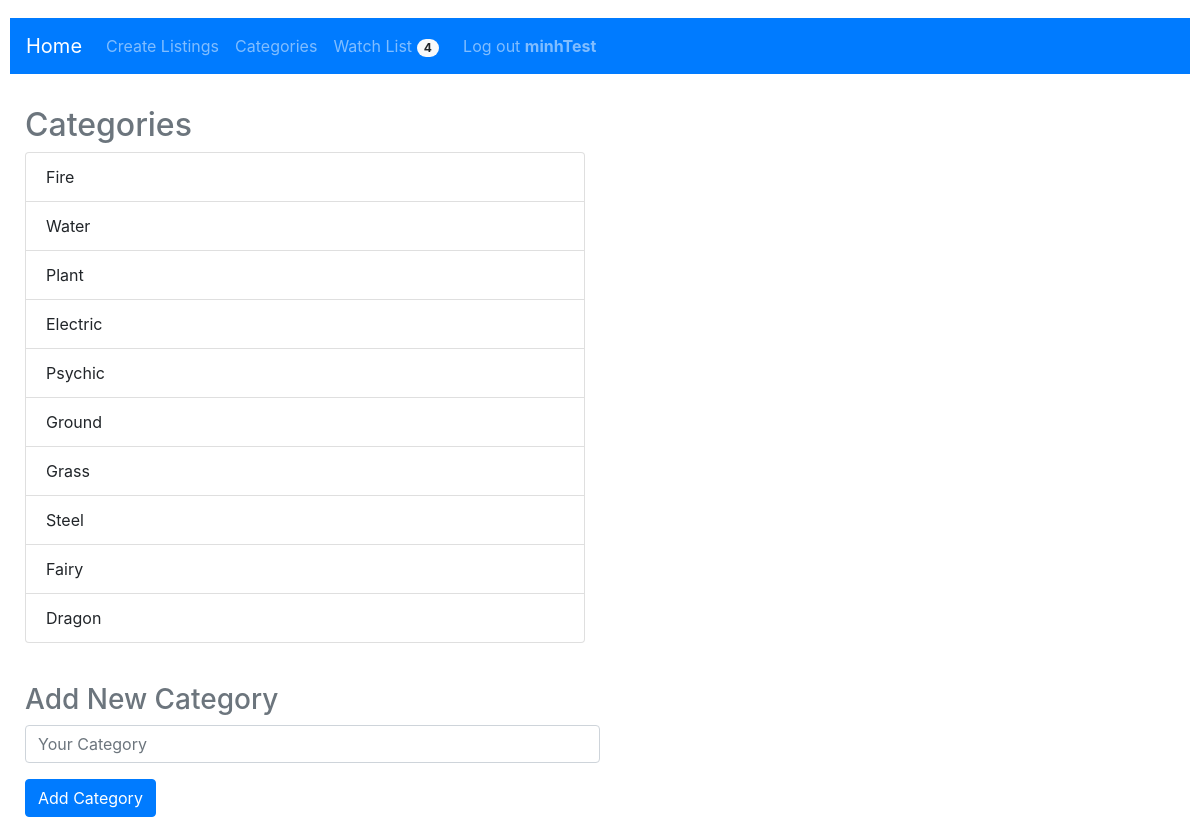
The page /categories (signed in) on the database its author committed.
### auctions/models.py (models this page shows)
class User(AbstractUser):
    pass

class Category(models.Model):
    category_name = models.CharField(max_length=50)
    def __str__(self):
        return self.category_name

### auctions/views.py (the view)
# urls.py: path("categories", views.categories, name="categories"),
def categories(request):
    user = request.user
    watch_list = Watch_List.objects.get(owner=user)
    watch_list_count = watch_list.lists.count()
    if request.method == "GET":
        return render(request, "auctions/categories.html", {
            "categories": Category.objects.all(),
            "watch_list_count": watch_list_count
        })
    elif request.method == "POST":
        new_category = Category.objects.create(category_name=request.POST['category_name'])
        return render(request, "auctions/categories.html", {
            "categories": Category.objects.all(),
            "watch_list_count": watch_list_count
        })

### auctions/templates/auctions/categories.html (shortened to what this page needs)
{% extends "auctions/layout.html" %}
{% block body %}
    <div class="container-fluid">
        <div class="row">
            <div class="col-12 col-md-6">
                <h2 class="text-muted">Categories</h2>
                <ul class="list-group">
                    {% for category in categories %}
                    <li class="list-group-item">{{ category }}</li>
                    {% endfor %}
                </ul>
            </div>
        </div>
        <br>
        <form action="{% url 'categories' %}" method="post">
            <div class="form-group">
                <h3 class="text-muted mt-3">Add New Category</h3>
                <input type="text" class="form-control" id="InputCategory" name="category_name" placeholder="Your Category">
            </div>
            <button type="submit" class="btn btn-primary">Add Category</button>
        </form>
    </div>
{% endblock %}

### auctions/templates/auctions/layout.html (shortened to what this page needs)
{% load static %}
<!DOCTYPE html>
<html lang="en">
    <head>
        <link
            rel="stylesheet"
            href="https://stackpath.bootstrapcdn.com/bootstrap/4.4.1/css/bootstrap.min.css"
        />
        <link href="{% static 'auctions/styles.css' %}" rel="stylesheet">
    </head>
    <body>
        <nav class="navbar navbar-dark navbar-expand-lg navbar-light bg-primary my-2">
            <a class="navbar-brand" href="{% url 'index' %}">Home</a>
            <div class="navbar-nav">
                <a class="nav-link" href="{% url 'create_listing' %}">Create Listings</a>
                <a class="nav-link" href="{% url 'categories' %}">Categories</a>
                {% if user.is_authenticated %}
                    <a class="nav-link mr-2" href="{% url 'watch_list' user.username %}">Watch List <span class="badge badge-pill badge-light">{{ watch_list_count }}</span></a>
                    <a class="nav-link" href="{% url 'logout' %}">Log out <strong>{{ user.username }}</strong></a>
                {% else %}
                <a class="nav-link" href="{% url 'login' %}">Log In</a>
                <a class="nav-link" href="{% url 'register' %}">Register</a>
                {% endif %}
                </div>
        </nav>
        {% block body %}
        {% endblock %}
    </body>
</html>

### auctions/static/auctions/styles.css (style rules this page uses)
body { padding: 10px; }
.form-control { width: 50%; }

### rows shown on the page
User: username "minhTest"
Category: category_name "Fire"
Category: category_name "Water"
Category: category_name "Plant"
Category: category_name "Electric"
Category: category_name "Psychic"
Category: category_name "Ground"
Category: category_name "Grass"
Category: category_name "Steel"
Category: category_name "Fairy"
Category: category_name "Dragon"

### other values the page prints
{{ watch_list_count }} "4"
